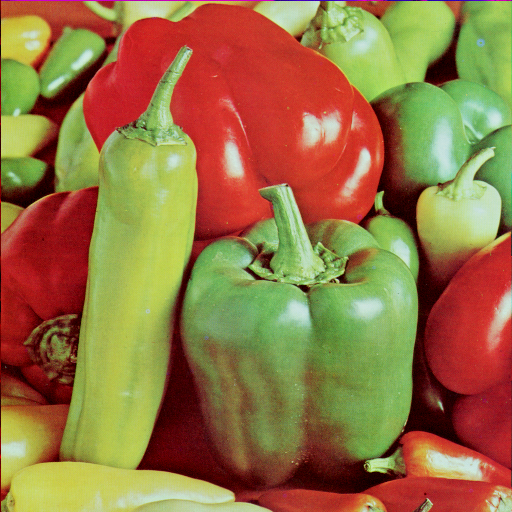
#> input picture images/peppers.tiff, 512 x 512 px, found by its file name
$ python ocv3.py
#> lines starting #> are read from the running program, lines starting #| are printed output that depends on the picture
import cv2
import numpy as np
import matplotlib.pyplot as plt

bgr = cv2.imread("C:/Users/Hp245-User/Desktop/openCV/images/peppers.tiff")
#> bgr is the input picture: shape (512, 512, 3); mean B, G, R 66.5, 115.6, 149.8
cv2.imshow("Color BGR", bgr )
cv2.waitKey()

rgb = cv2.cvtColor(bgr, cv2.COLOR_BGR2RGB)

plt.figure(1)
plt.subplot(311)  # 3f 1c 1
plt.title("Peppers 256")
plt.hist(rgb.ravel(), bins=256 )
plt.subplot(313)   #3 1 3
plt.imshow(rgb)
plt.subplot(312)  # 3f 1c pos2
plt.title("Peppers 64")
plt.hist(rgb.ravel(), bins=64 )
plt.show()
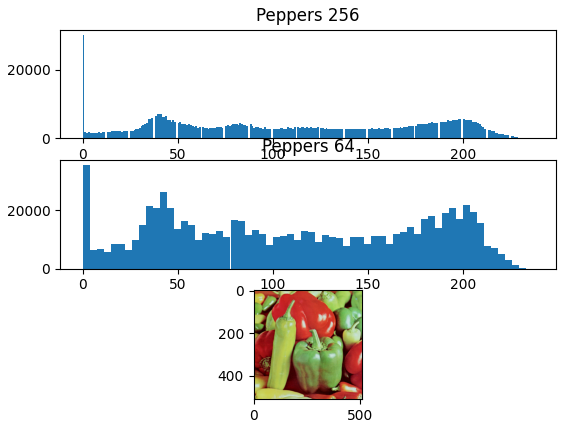
#> figure drawn by matplotlib, 3 panels; panel 1: tallest bar 30125 high, from x = 0 to 0.926; panel 3: tallest bar 35258 high, from x = 0 to 3.7


print( "RGB: ", rgb.shape, "\t (200,60): ", rgb[200,60] )
#| RGB:  (512, 512, 3) 	 (200,60):  [113  11  16]
print( "BGR: ", bgr.shape, "\t (200,60): ", bgr[200,60] )
#| BGR:  (512, 512, 3) 	 (200,60):  [ 16  11 113]

px = rgb[200,60]
#> px = [113, 11, 16]
print("Pixel: ", px)
#| Pixel:  [113  11  16]

pxr, pxg, pxb = rgb[200,60]
#> pxr = 113; pxg = 11; pxb = 16
print("Rojo: ", pxr)
#| Rojo:  113
print("Verde: ", pxg)
#| Verde:  11
print("Azul: ", pxb)
#| Azul:  16

cv2.destroyAllWindows()

$ run again, with images/mandril.tiff copied over images/peppers.tiff
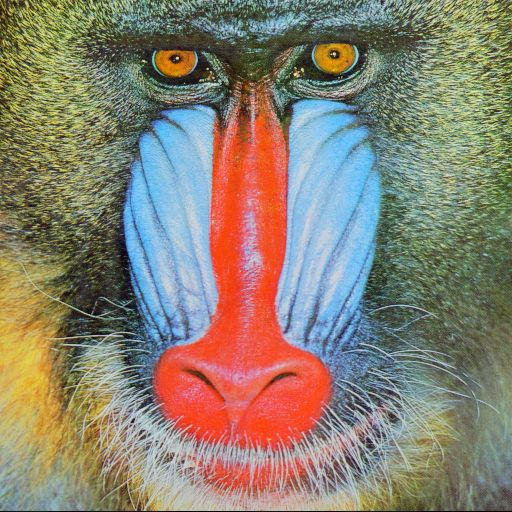
#> input picture images/mandril.tiff, 512 x 512 px, found by its file name
#> bgr is the input picture: shape (512, 512, 3); mean B, G, R 113.1, 128.9, 137.4
#> `plt.show()`:
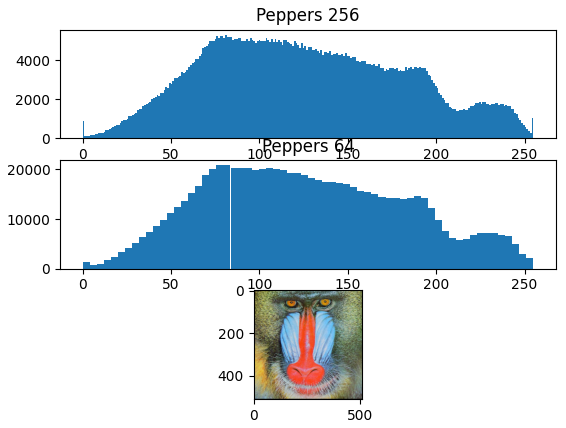
#> figure drawn by matplotlib, 3 panels; panel 1: tallest bar 5295 high, from x = 80.68 to 81.68; panel 3: tallest bar 20825 high, from x = 79.69 to 83.67
#| RGB:  (512, 512, 3) 	 (200,60):  [201 195 147]
#| BGR:  (512, 512, 3) 	 (200,60):  [147 195 201]
#> px = [201, 195, 147]
#| Pixel:  [201 195 147]
#> pxr = 201; pxg = 195; pxb = 147
#| Rojo:  201
#| Verde:  195
#| Azul:  147
